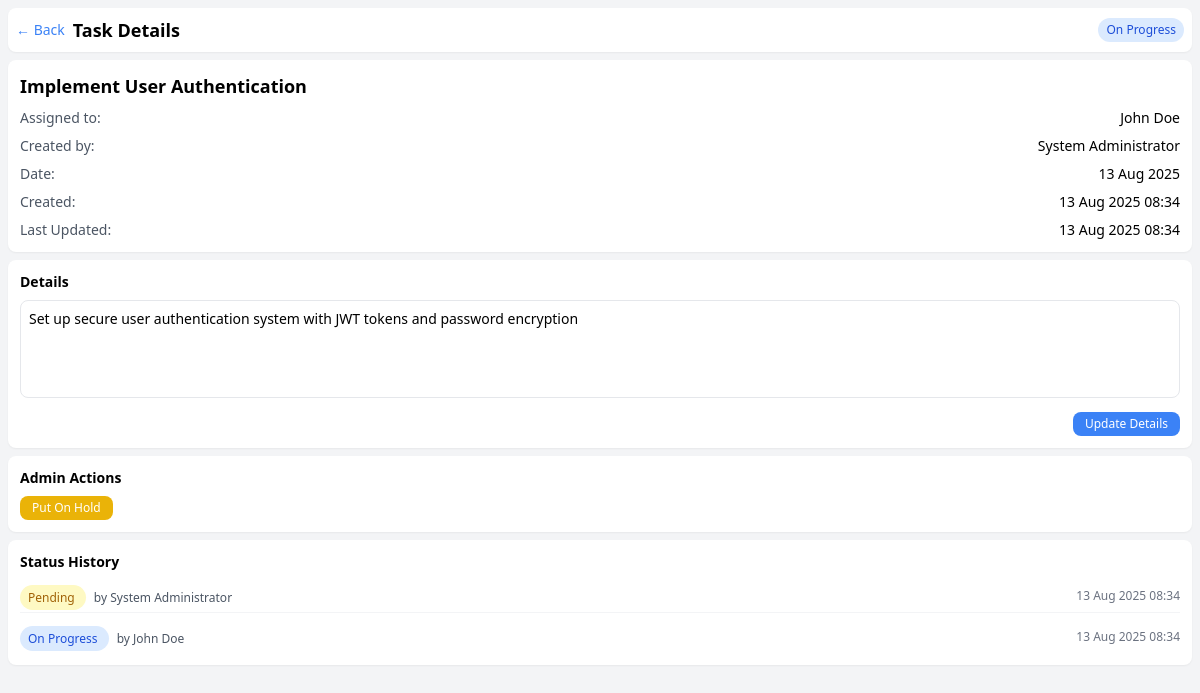
/task.php?id=2 (signed in), run on the app's committed database.
### tables this page shows
CREATE TABLE tasks (
    id INT PRIMARY KEY AUTO_INCREMENT,
    title VARCHAR(200) NOT NULL,
    details TEXT,
    date DATE NOT NULL,
    assigned_to INT NOT NULL,
    created_by INT NOT NULL,
    approved_by INT NULL,
    updated_by INT NULL,   
    status ENUM('Pending','On Progress','Done','Approved','On Hold') DEFAULT 'Pending',
    priority ENUM('low','medium','high') DEFAULT 'medium',
    estimated_hours DECIMAL(4,2) NULL,
    actual_hours DECIMAL(4,2) NULL,
    due_time TIME NULL,
    tags JSON NULL,
    attachments JSON NULL,
    completion_notes TEXT NULL,
    created_at TIMESTAMP DEFAULT CURRENT_TIMESTAMP,
    updated_at TIMESTAMP DEFAULT CURRENT_TIMESTAMP ON UPDATE CURRENT_TIMESTAMP,
    
    FOREIGN KEY (assigned_to) REFERENCES users(id) ON DELETE RESTRICT,
    FOREIGN KEY (created_by) REFERENCES users(id) ON DELETE RESTRICT,
    FOREIGN KEY (approved_by) REFERENCES users(id) ON DELETE SET NULL,
    FOREIGN KEY (updated_by) REFERENCES users(id) ON DELETE SET NULL,
    
    INDEX idx_assigned_to (assigned_to),
    INDEX idx_date (date),
    INDEX idx_status (status),
    INDEX idx_priority (priority),
    INDEX idx_created_by (created_by),
    INDEX idx_date_status (date, status),
    INDEX idx_assigned_date (assigned_to, date)
);

CREATE TABLE users (
    id INT PRIMARY KEY AUTO_INCREMENT,
    name VARCHAR(100) NOT NULL,
    email VARCHAR(150) UNIQUE NOT NULL,
    password VARCHAR(255) NOT NULL,
    role ENUM('admin','user') DEFAULT 'user',
    avatar VARCHAR(255) NULL,
    phone VARCHAR(20) NULL,
    department VARCHAR(100) NULL,
    is_active BOOLEAN DEFAULT TRUE,
    last_login TIMESTAMP NULL,
    failed_attempts INT DEFAULT 0,
    locked_until TIMESTAMP NULL,
    force_password_change BOOLEAN DEFAULT FALSE,
    created_at TIMESTAMP DEFAULT CURRENT_TIMESTAMP,
    updated_at TIMESTAMP DEFAULT CURRENT_TIMESTAMP ON UPDATE CURRENT_TIMESTAMP,
    
    INDEX idx_email (email),
    INDEX idx_role (role),
    INDEX idx_active (is_active)
);

CREATE TABLE status_logs (
    id INT PRIMARY KEY AUTO_INCREMENT,
    task_id INT NOT NULL,
    status ENUM('Pending','On Progress','Done','Approved','On Hold') NOT NULL,
    previous_status ENUM('Pending','On Progress','Done','Approved','On Hold') NULL,
    updated_by INT NOT NULL,
    comments TEXT NULL,
    timestamp TIMESTAMP DEFAULT CURRENT_TIMESTAMP,
    
    FOREIGN KEY (task_id) REFERENCES tasks(id) ON DELETE CASCADE,
    FOREIGN KEY (updated_by) REFERENCES users(id) ON DELETE RESTRICT,
    
    INDEX idx_task_id (task_id),
    INDEX idx_timestamp (timestamp),
    INDEX idx_updated_by (updated_by)
);

### includes/auth.php (called while the page is built, shortened)
<?php
function isAdmin() {
    return isset($_SESSION['role']) && $_SESSION['role'] === 'admin';
}
?>

### task.php (the view, shortened to what this page needs)
<?php
require_once 'includes/auth.php';
require_once 'includes/functions.php';
$taskId = $_GET['id'] ?? null;
$stmt = $pdo->prepare("
    SELECT t.*, u.name as assigned_name, c.name as created_name
    FROM tasks t
    LEFT JOIN users u ON t.assigned_to = u.id
    LEFT JOIN users c ON t.created_by = c.id
    WHERE t.id = ?
");
$stmt->execute([$taskId]);
$task = $stmt->fetch();
$stmt = $pdo->prepare("
    SELECT sl.*, u.name as updated_by_name
    FROM status_logs sl
    LEFT JOIN users u ON sl.updated_by = u.id
    WHERE sl.task_id = ?
    ORDER BY sl.timestamp DESC
");
$stmt->execute([$taskId]);
$statusLogs = $stmt->fetchAll();
?>
<!DOCTYPE html>
<html lang="en">
<head>
    <script src="https://cdn.tailwindcss.com"></script>
</head>
<body class="bg-gray-100 min-h-screen pb-16">
    <div class="p-2">
        <header class="flex justify-between items-center py-2 px-2 bg-white rounded-lg shadow-sm mb-2">
            <div class="flex items-center gap-2">
                <a href="<?= $_SESSION['role'] === 'admin' ? 'admin-dashboard.php' : 'index.php' ?>"
                   class="text-blue-500 text-sm">← Back</a>
                <h1 class="text-lg font-bold">Task Details</h1>
            </div>
            <span class="px-2 py-1 text-xs rounded-full <?= getStatusColor($task['status']) ?>">
                <?= $task['status'] ?>
            </span>
        </header>
        <div class="bg-white p-3 rounded-lg shadow-sm mb-2">
            <h2 class="text-lg font-semibold mb-2"><?= htmlspecialchars($task['title']) ?></h2>
            <div class="space-y-2 text-sm">
                <div class="flex justify-between">
                    <span class="text-gray-600">Assigned to:</span>
                    <span><?= htmlspecialchars($task['assigned_name']) ?></span>
                </div>
                <div class="flex justify-between">
                    <span class="text-gray-600">Created by:</span>
                    <span><?= htmlspecialchars($task['created_name']) ?></span>
                </div>
                <div class="flex justify-between">
                    <span class="text-gray-600">Date:</span>
                    <span><?= date('d M Y', strtotime($task['date'])) ?></span>
                </div>
                <div class="flex justify-between">
                    <span class="text-gray-600">Created:</span>
                    <span><?= date('d M Y H:i', strtotime($task['created_at'])) ?></span>
                </div>
                <div class="flex justify-between">
                    <span class="text-gray-600">Last Updated:</span>
                    <span><?= date('d M Y H:i', strtotime($task['updated_at'])) ?></span>
                </div>
            </div>
        </div>
        <div class="bg-white p-3 rounded-lg shadow-sm mb-2">
            <h3 class="text-sm font-semibold mb-2">Details</h3>
            <?php if (isAdmin() || $task['assigned_to'] == $_SESSION['user_id']): ?>
                <form method="POST" class="space-y-2">
                    <textarea name="details" rows="4"
                              class="w-full p-2 text-sm border rounded-lg resize-none focus:outline-none focus:ring-2 focus:ring-blue-500"
                              placeholder="Add task details..."><?= htmlspecialchars($task['details']) ?></textarea>
                    <div class="flex justify-end">
                        <button type="submit" name="action" value="update_details"
                                class="bg-blue-500 text-white px-3 py-1 rounded-lg text-xs">Update Details</button>
                    </div>
                </form>
            <?php else: ?>
                <p class="text-sm text-gray-700"><?= nl2br(htmlspecialchars($task['details'])) ?></p>
            <?php endif; ?>
        </div>
        <?php if (isAdmin()): ?>
            <div class="bg-white p-3 rounded-lg shadow-sm mb-2">
                <h3 class="text-sm font-semibold mb-2">Admin Actions</h3>
                <div class="flex gap-2 flex-wrap">
                    <button onclick="updateStatus(<?= $task['id'] ?>, 'On Hold')"
                            class="bg-yellow-500 text-white px-3 py-1 rounded-lg text-xs">Put On Hold</button>
                </div>
            </div>
        <?php endif; ?>
        <div class="bg-white p-3 rounded-lg shadow-sm">
            <h3 class="text-sm font-semibold mb-2">Status History</h3>
            <?php if (empty($statusLogs)): ?>
                <p class="text-xs text-gray-500">No status changes recorded</p>
            <?php else: ?>
                <div class="space-y-2">
                    <?php foreach ($statusLogs as $log): ?>
                        <div class="flex justify-between items-center py-1 border-b border-gray-100 last:border-b-0">
                            <div>
                                <span class="px-2 py-1 text-xs rounded-full <?= getStatusColor($log['status']) ?>">
                                    <?= $log['status'] ?>
                                </span>
                                <span class="text-xs text-gray-600 ml-2">by <?= htmlspecialchars($log['updated_by_name']) ?></span>
                            </div>
                            <span class="text-xs text-gray-500"><?= date('d M Y H:i', strtotime($log['timestamp'])) ?></span>
                        </div>
                    <?php endforeach; ?>
                </div>
            <?php endif; ?>
        </div>
    </div>
</body>
</html>
<?php
function getStatusColor($status) {
    switch ($status) {
        case 'Pending': return 'bg-yellow-100 text-yellow-700';
        case 'On Progress': return 'bg-blue-100 text-blue-700';
    }
}
?>

### data on the page
tasks: status "On Progress", title "Implement User Authentication", assigned_to.name "John Doe", created_by.name "System Administrator", date "13 Aug 2025", created_at "13 Aug 2025 08:34", updated_at "13 Aug 2025 08:34", details "Set up secure user authentication system with JWT tokens and password encryption"
status_logs: status "Pending", updated_by.name "System Administrator", timestamp "13 Aug 2025 08:34"
status_logs: status "On Progress", updated_by.name "John Doe", timestamp "13 Aug 2025 08:34"
